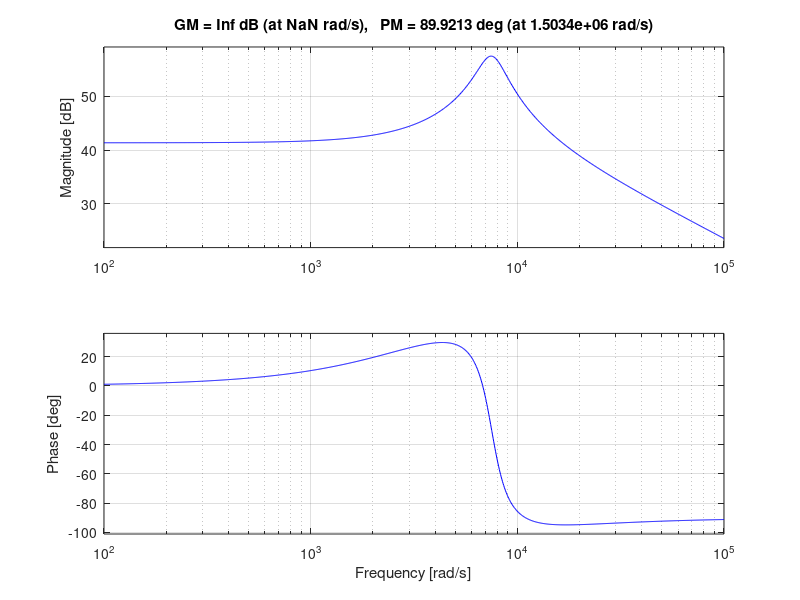

This figure's MATLAB source:
% Define given parameter values
Ceq = 1e-4;         % Equivalent capacitance [F]
VO  = 48;           % Output voltage [V]
RO  = 4.608;        % Output resistance [Ohm]
IL1 = 17.9;         % Inductor current [A]
DC  = 0.7;          % Duty cycle (D_C)
CO  = 1e-4;         % Capacitance [F]
RC  = 10e-3;        % Resistance [Ohm]
LLk = 32e-6;        % Product L*L_k [H^2]
RL  = 3.43e-3;      % Resistance [Ohm]

%------------------------------------------------------------------
% The given transfer function is:
%
%         s*Ceq*VO + VO/RO + 2*IL1*(1-DC)*(1 + CO*RC*s)
% G_id(s)= -----------------------------------------------------
%         s^2*LLk*Ceq + s*(LLk/RO + Ceq*RL) + RL/RO + 2*(1-DC)^2*(1+CO*RC*s)
%
% We expand both numerator and denominator.
%------------------------------------------------------------------

% Numerator:
% Expand: s*Ceq*VO + VO/RO + 2*IL1*(1-DC) + 2*IL1*(1-DC)*CO*RC*s
% Grouping the s-terms and constant terms gives:
% s-coefficient: Ceq*VO + 2*IL1*(1-DC)*CO*RC
% constant:      VO/RO + 2*IL1*(1-DC)
num_s = Ceq * VO + 2 * IL1 * (1 - DC) * CO * RC;
num_const = VO/RO + 2 * IL1 * (1 - DC);
numerator = [num_s, num_const];

% Denominator:
% Expand: s^2*LLk*Ceq + s*(LLk/RO + Ceq*RL) + RL/RO + 2*(1-DC)^2 + 2*(1-DC)^2*CO*RC*s
% Grouping the s^2, s, and constant terms gives:
% s^2-coefficient: LLk*Ceq
% s-coefficient:   LLk/RO + Ceq*RL + 2*(1-DC)^2*CO*RC
% constant:        RL/RO + 2*(1-DC)^2
den_s2 = LLk * Ceq;
den_s = LLk/RO + Ceq * RL + 2 * (1 - DC)^2 * CO * RC;
den_const = RL/RO + 2 * (1 - DC)^2;
denominator = [den_s2, den_s, den_const];

% Create the transfer function G_id(s)
G_id = tf(numerator, denominator);

% Display the transfer function
disp('The transfer function G_{id}(s) is:');
G_id

margin(G_id)
grid on

% Optionally, you can plot the step response or frequency response:
% step(G_id);
% bode(G_id);
